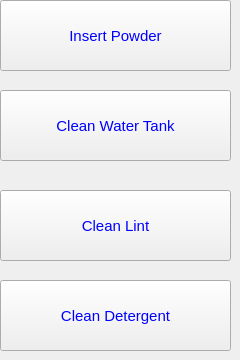
    <widget class="QWidget" name="insertPowderPage">
     <widget class="QPushButton" name="pushButton">
      <property name="geometry">
       <rect>
        <x>0</x>
        <y>0</y>
        <width>231</width>
        <height>71</height>
       </rect>
      </property>
      <property name="styleSheet">
       <string notr="true">QPushButton{font-size:15px;
color:blue;
}</string>
      </property>
      <property name="text">
       <string>Insert Powder</string>
      </property>
     </widget>
     <widget class="QPushButton" name="cleanLintButton">
      <property name="geometry">
       <rect>
        <x>0</x>
        <y>190</y>
        <width>231</width>
        <height>71</height>
       </rect>
      </property>
      <property name="styleSheet">
       <string notr="true">QPushButton{font-size:15px;
color:blue;
}</string>
      </property>
      <property name="text">
       <string>Clean Lint</string>
      </property>
     </widget>
     <widget class="QPushButton" name="cleanDetergentButton">
      <property name="geometry">
       <rect>
        <x>0</x>
        <y>280</y>
        <width>231</width>
        <height>71</height>
       </rect>
      </property>
      <property name="styleSheet">
       <string notr="true">QPushButton{font-size:15px;
color:blue;
}</string>
      </property>
      <property name="text">
       <string>Clean Detergent</string>
      </property>
     </widget>
     <widget class="QPushButton" name="cleanWaterButton">
      <property name="geometry">
       <rect>
        <x>0</x>
        <y>90</y>
        <width>231</width>
        <height>71</height>
       </rect>
      </property>
      <property name="styleSheet">
       <string notr="true">QPushButton{font-size:15px;
color:blue;
}</string>
      </property>
      <property name="text">
       <string>Clean Water Tank</string>
      </property>
     </widget>
    </widget>
